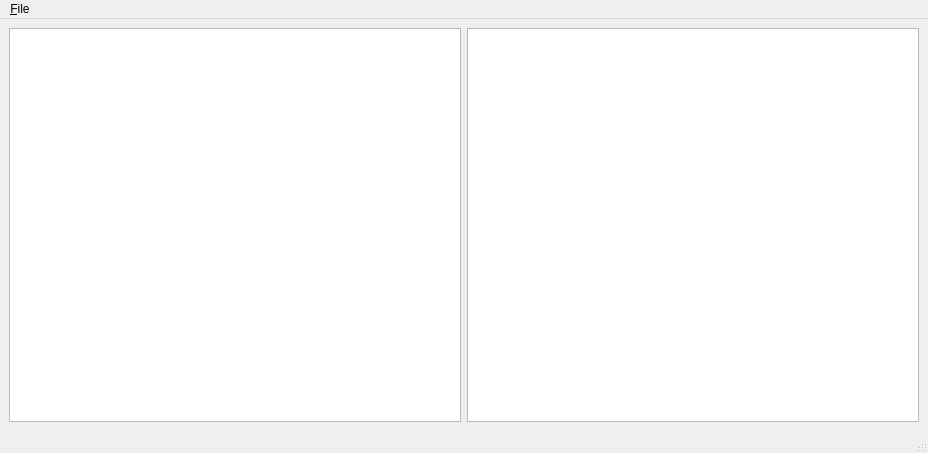
<?xml version="1.0" encoding="UTF-8"?>
<ui version="4.0">
 <class>MainWindow</class>
 <widget class="QMainWindow" name="MainWindow">
  <property name="geometry">
   <rect>
    <x>0</x>
    <y>0</y>
    <width>928</width>
    <height>453</height>
   </rect>
  </property>
  <property name="windowTitle">
   <string>MainWindow</string>
  </property>
  <widget class="QWidget" name="centralwidget">
   <layout class="QGridLayout" name="gridLayout_2">
    <item row="0" column="1">
     <layout class="QHBoxLayout" name="horizontalLayout">
      <item>
       <widget class="QTextBrowser" name="xyz"/>
      </item>
     </layout>
    </item>
    <item row="0" column="2">
     <widget class="ImageView" name="displaypart"/>
    </item>
   </layout>
  </widget>
  <widget class="QMenuBar" name="menubar">
   <property name="geometry">
    <rect>
     <x>0</x>
     <y>0</y>
     <width>928</width>
     <height>19</height>
    </rect>
   </property>
   <widget class="QMenu" name="uvw">
    <property name="title">
     <string>&amp;File</string>
    </property>
   </widget>
   <addaction name="uvw"/>
  </widget>
  <widget class="QStatusBar" name="statusbar"/>
 </widget>
 <customwidgets>
  <customwidget>
   <class>ImageView</class>
   <extends>QGraphicsView</extends>
   <header>pyqtgraph</header>
  </customwidget>
 </customwidgets>
 <resources/>
 <connections/>
</ui>
